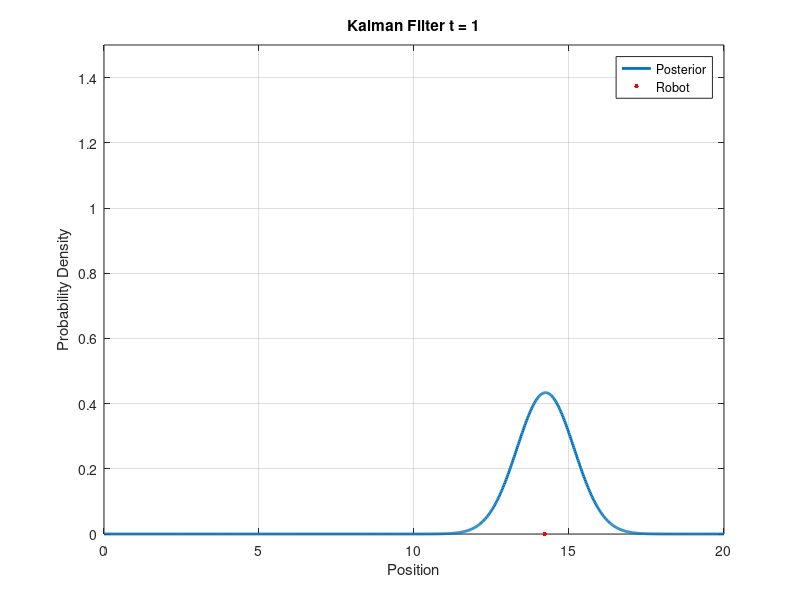
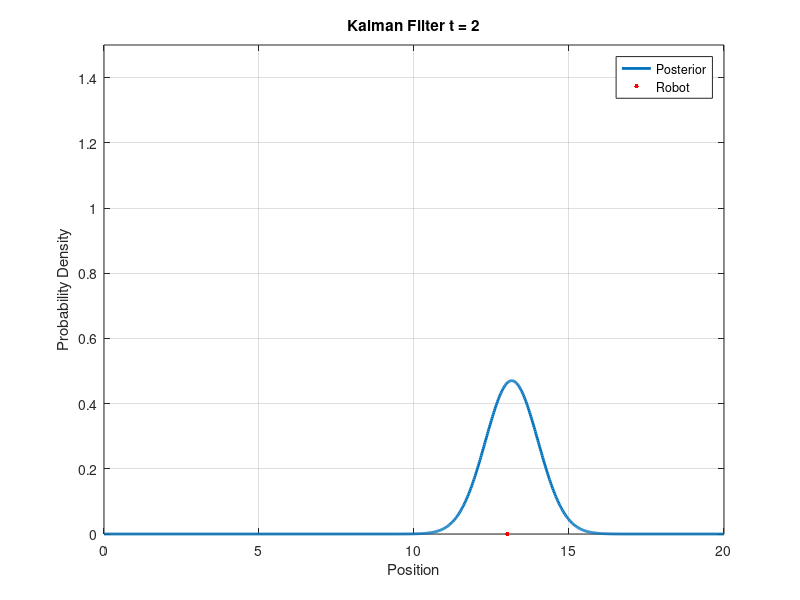
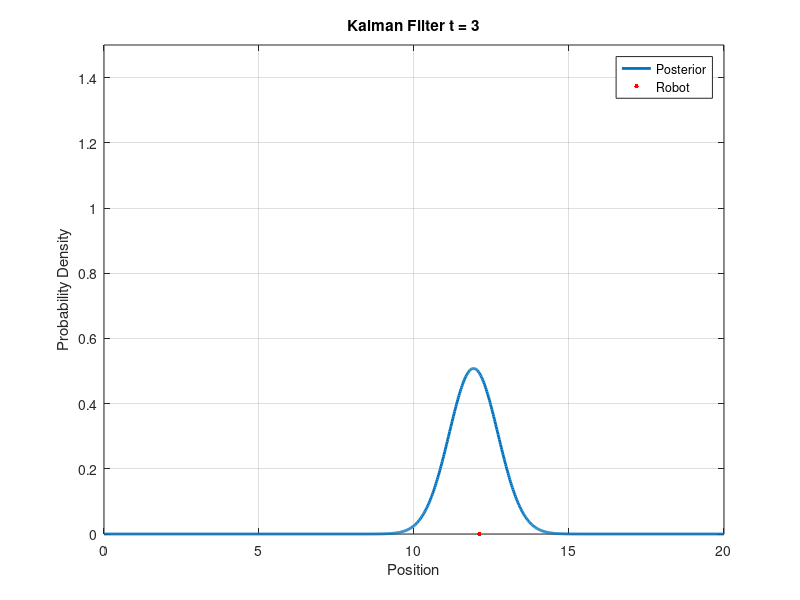
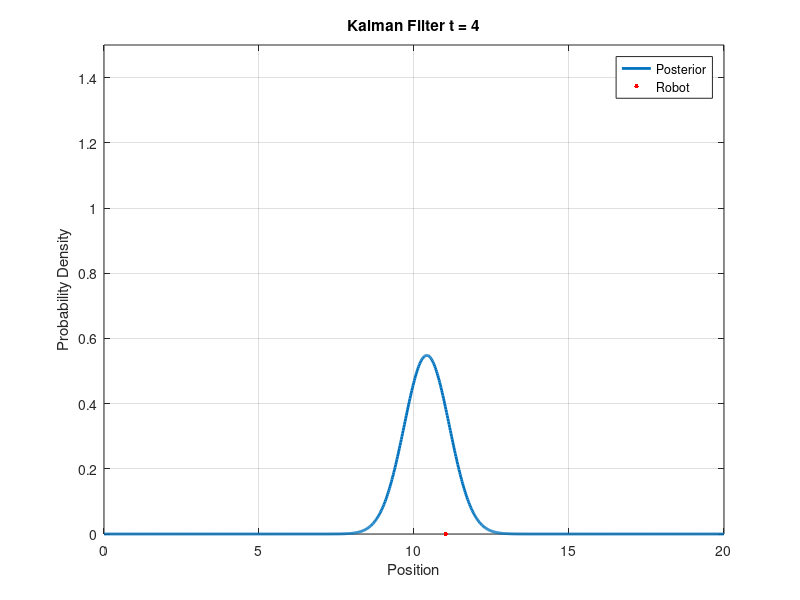

These charts were generated, in order, by the following MATLAB code:
y=linspace(0,20,1000);
s=15;
mu=s;
sigmasq=1;
u=-1;
r=0.2;
T=10;
for t=1:T
  s=s+u+randn*r; % actual position
  qt=s*0.15;
  z=s+randn*qt; % range measurement
  muhat=mu+u; % predicted mean
  sigmasqhat=sigmasq+r*r; % predicted variance
  k=sigmasqhat/(sigmasqhat+qt*qt); % kalman gain
  mu=muhat+k*(z-muhat); % posterior mean
  sigmasq=(1-k)*sigmasqhat; % posterior variance
  p=normpdf(y,mu,sqrt(sigmasq));
  plot(y,p,'linewidth',2);xlabel('Position');ylabel('Probability Density');axis([0 20 0 1.5]);grid;
  hold on;
  plot(s,0,'r.','markersize',10);
  hold off;
  legend('Posterior','Robot');
  title(sprintf('Kalman Filter t = %d',t));
  set(gcf,'position',[1 452 800 400]);
  drawnow;
  print(sprintf('kalman%d.png',t),'-dpng');
end
